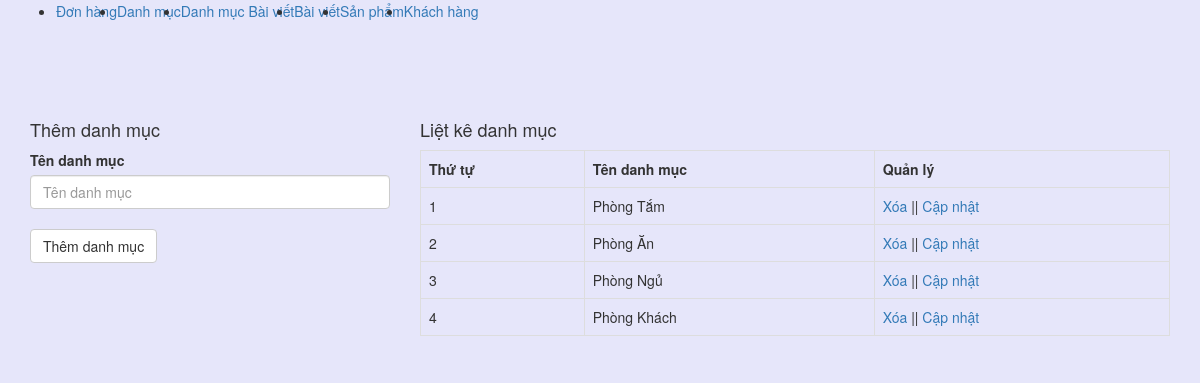
Page /admin/xulydanhmuc.php on the committed database.
### tables this page shows
CREATE TABLE `tbl_category` (
  `category_id` int(11) NOT NULL,
  `category_name` varchar(50) NOT NULL
);

### admin/xulydanhmuc.php (the view, shortened to what this page needs)
<!DOCTYPE html>
<html lang="en">
<head>
	<link href="../css/bootstrap.css" rel="stylesheet" type="text/css" media="all" />
</head>
<body style="background-color: #E6E6FA">
	<nav class="navbar navbar-expand-lg navbar-light bg-light">
	  <div class="collapse navbar-collapse" id="navbarNav">
	    <ul class="navbar-nav">
	      <li class="nav-item active">
	        <a class="nav-link" href="xulydonhang.php">Đơn hàng <span class="sr-only">(current)</span></a>
	      </li>
	      <li class="nav-item">
	        <a class="nav-link" href="xulydanhmuc.php">Danh mục</a>
	      </li>
	         <li class="nav-item">
	        <a class="nav-link" href="xulydanhmucbaiviet.php">Danh mục Bài viết</a>
	      </li>
	         <li class="nav-item">
	        <a class="nav-link" href="xulybaiviet.php">Bài viết</a>
	      </li>
	      <li class="nav-item">
	        <a class="nav-link" href="xulysanpham.php">Sản phẩm</a>
	      </li>
	       <li class="nav-item">
	         <a class="nav-link" href="xulykhachhang.php">Khách hàng</a>
	      </li>
	    </ul>
	  </div>
	</nav><br><br>
	<div class="container">
		<div class="row">
			<?php
			if(isset($_GET['quanly'])=='capnhat'){
				$id_capnhat = $_GET['id'];
				$sql_capnhat = mysqli_query($con,"SELECT * FROM tbl_category WHERE category_id='$id_capnhat'");
				$row_capnhat = mysqli_fetch_array($sql_capnhat);
				?>
				<div class="col-md-4">
				<h4>Cập nhật danh mục</h4>
				<label>Tên danh mục</label>
				<form action="" method="POST">
					<input type="text" class="form-control" name="danhmuc" value="<?php echo $row_capnhat['category_name'] ?>"><br>
					<input type="hidden" class="form-control" name="id_danhmuc" value="<?php echo $row_capnhat['category_id'] ?>">
					<input type="submit" name="capnhatdanhmuc" value="Cập nhật danh mục" class="btn btn-default">
				</form>
				</div>
			<?php
			}else{
				?>
				<div class="col-md-4">
				<h4>Thêm danh mục</h4>
				<label>Tên danh mục</label>
				<form action="" method="POST">
					<input type="text" class="form-control" name="danhmuc" placeholder="Tên danh mục"><br>
					<input type="submit" name="themdanhmuc" value="Thêm danh mục" class="btn btn-default">
				</form>
				</div>
				<?php
			}
				?>
			<div class="col-md-8">
				<h4>Liệt kê danh mục</h4>
				<?php
				$sql_select = mysqli_query($con,"SELECT * FROM tbl_category ORDER BY category_id DESC");
				?>
				<table class="table table-bordered ">
					<tr>
						<th>Thứ tự</th>
						<th>Tên danh mục</th>
						<th>Quản lý</th>
					</tr>
					<?php
					$i = 0;
					while($row_category = mysqli_fetch_array($sql_select)){
						$i++;
					?>
					<tr>
						<td><?php echo $i; ?></td>
						<td><?php echo $row_category['category_name'] ?></td>
						<td><a href="?xoa=<?php echo $row_category['category_id'] ?>">Xóa</a> || <a href="?quanly=capnhat&id=<?php echo $row_category['category_id'] ?>">Cập nhật</a></td>
					</tr>
					<?php
					}
					?>
				</table>
			</div>
		</div>
	</div>
</body>
</html>

### rows in the picture
tbl_category: category_name "Phòng Tắm"
tbl_category: category_name "Phòng Ăn"
tbl_category: category_name "Phòng Ngủ"
tbl_category: category_name "Phòng Khách"
